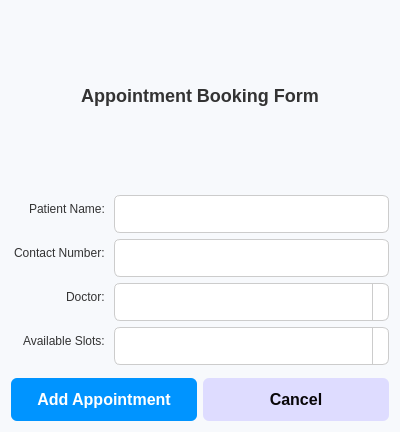
<?xml version="1.0" encoding="UTF-8"?>
<ui version="4.0">
 <class>AppointmentForm</class>
 <widget class="QDialog" name="AppointmentForm">
  <property name="geometry">
   <rect>
    <x>0</x>
    <y>0</y>
    <width>400</width>
    <height>432</height>
   </rect>
  </property>
  <property name="windowTitle">
   <string>Appointment Booking</string>
  </property>
  <property name="styleSheet">
   <string notr="true">QDialog {
    background-color: #f7f9fc;
    font-family: 'Arial', sans-serif;
    font-size: 14px;
    padding: 20px;
    border-radius: 8px;
}

QLabel {
    color: #333;
    margin-bottom: 10px;
}

QLineEdit, QComboBox {
    padding: 10px;
    border: 1px solid #ccc;
    border-radius: 6px;
    background-color: #ffffff;
    color: #000;  /* Text color in QLineEdit set to black */
}

QLineEdit:focus, QComboBox:focus {
    border-color: #007acc;
    box-shadow: 0 0 5px rgba(0, 122, 204, 0.5);
}

QPushButton#btnBookAppointment {
    background-color: #0094ff;
    color: #fff;
    padding: 12px 18px;
    border: none;
    border-radius: 6px;
    font-size: 16px;
    font-weight: bold;
}

QPushButton#btnBookAppointment:hover {
    background-color: #218838;
}

QPushButton#btnCancel {
    background-color: #dedcff;
    color: #080608;
    padding: 12px 18px;
    border: none;
    border-radius: 6px;
    font-size: 16px;
    font-weight: bold;
}

QPushButton#btnCancel:hover {
    background-color: #c82333;
}

QFormLayout {
    spacing: 10px;
    margin-bottom: 20px;
}

QFormLayout QLineEdit, QFormLayout QComboBox {
    min-width: 250px;
}

QComboBox {
    padding: 10px;
    border: 1px solid #ccc;
    border-radius: 6px;
    background-color: #ffffff;
}

QComboBox::drop-down {
    border-left: 1px solid #ccc;
}

QDateEdit, QTimeEdit {
    padding: 10px;
    border: 1px solid #ccc;
    border-radius: 6px;
    background-color: #ffffff;
    color: #000;  /* Text color in QDateEdit and QTimeEdit set to black */
}

QDateEdit::down-arrow, QTimeEdit::down-arrow {
   color: #000;
}

QDateEdit:focus, QTimeEdit:focus {
    border-color: #007acc;
    box-shadow: 0 0 5px rgba(0, 122, 204, 0.5);
}

QWidget#appointmentDetails {
    background-color: #e6f0ff;
    padding: 15px;
    border-radius: 6px;
}

QWidget#appointmentDetails QLabel {
    color: #0056b3;
    font-weight: bold;
}

QWidget#appointmentDetails QLineEdit {
    background-color: #ffffff;
    border: 1px solid #007acc;
    color: #000;  /* Text color in QLineEdit within appointmentDetails set to black */
}

QWidget#appointmentDetails QComboBox {
    background-color: #ffffff;
    border: 1px solid #007acc;
}

QWidget#appointmentDetails QDateEdit, QWidget#appointmentDetails QTimeEdit {
    background-color: #ffffff;
    border: 1px solid #007acc;
    color: #000;  /* Text color in QDateEdit and QTimeEdit within appointmentDetails set to black */
}

QWidget#appointmentDetails QDateEdit::down-arrow, QWidget#appointmentDetails QTimeEdit::down-arrow {
    image: url(:/black-arrow-down.png);  /* Assuming you have an image resource for a black arrow */
}

QWidget#appointmentDetails QPushButton {
    background-color: #28a745;
    color: #fff;
    padding: 10px 15px;
    border: none;
    border-radius: 6px;
    font-size: 14px;
    font-weight: bold;
}

QWidget#appointmentDetails QPushButton:hover {
    background-color: #218838;
}
</string>
  </property>
  <layout class="QVBoxLayout" name="verticalLayout">
   <item>
    <layout class="QVBoxLayout" name="titleLayout">
     <item>
      <widget class="QLabel" name="messageTitle">
       <property name="enabled">
        <bool>true</bool>
       </property>
       <property name="styleSheet">
        <string notr="true">
         QLabel {
             font-size: 18px;
             font-weight: bold;
         }
        </string>
       </property>
       <property name="text">
        <string>Appointment Booking Form</string>
       </property>
       <property name="alignment">
        <set>Qt::AlignmentFlag::AlignCenter</set>
       </property>
      </widget>
     </item>
    </layout>
   </item>
   <item>
    <layout class="QFormLayout" name="formLayout">
     <property name="labelAlignment">
      <set>Qt::AlignmentFlag::AlignRight|Qt::AlignmentFlag::AlignTrailing|Qt::AlignmentFlag::AlignVCenter</set>
     </property>
     <property name="formAlignment">
      <set>Qt::AlignmentFlag::AlignLeading|Qt::AlignmentFlag::AlignLeft|Qt::AlignmentFlag::AlignTop</set>
     </property>
     <item row="0" column="0">
      <widget class="QLabel" name="labelPatientName">
       <property name="text">
        <string>Patient Name:</string>
       </property>
      </widget>
     </item>
     <item row="0" column="1">
      <widget class="QLineEdit" name="lineEditPatientName"/>
     </item>
     <item row="1" column="0">
      <widget class="QLabel" name="labelContactNumber">
       <property name="text">
        <string>Contact Number:</string>
       </property>
      </widget>
     </item>
     <item row="1" column="1">
      <widget class="QLineEdit" name="lineEditContactNumber"/>
     </item>
     <item row="2" column="0">
      <widget class="QLabel" name="labelDoctor">
       <property name="text">
        <string>Doctor:</string>
       </property>
      </widget>
     </item>
     <item row="2" column="1">
      <widget class="QComboBox" name="comboBoxDoctor"/>
     </item>
     <item row="3" column="0">
      <widget class="QLabel" name="labelAvailableSlots">
       <property name="text">
        <string>Available Slots:</string>
       </property>
      </widget>
     </item>
     <item row="3" column="1">
      <widget class="QComboBox" name="comboBoxAvailableSlots"/>
     </item>
    </layout>
   </item>
   <item>
    <layout class="QHBoxLayout" name="horizontalLayout">
     <item>
      <widget class="QPushButton" name="btnBookAppointment">
       <property name="text">
        <string>Add Appointment</string>
       </property>
      </widget>
     </item>
     <item>
      <widget class="QPushButton" name="btnCancel">
       <property name="text">
        <string>Cancel</string>
       </property>
      </widget>
     </item>
    </layout>
   </item>
  </layout>
 </widget>
 <resources/>
 <connections/>
</ui>
